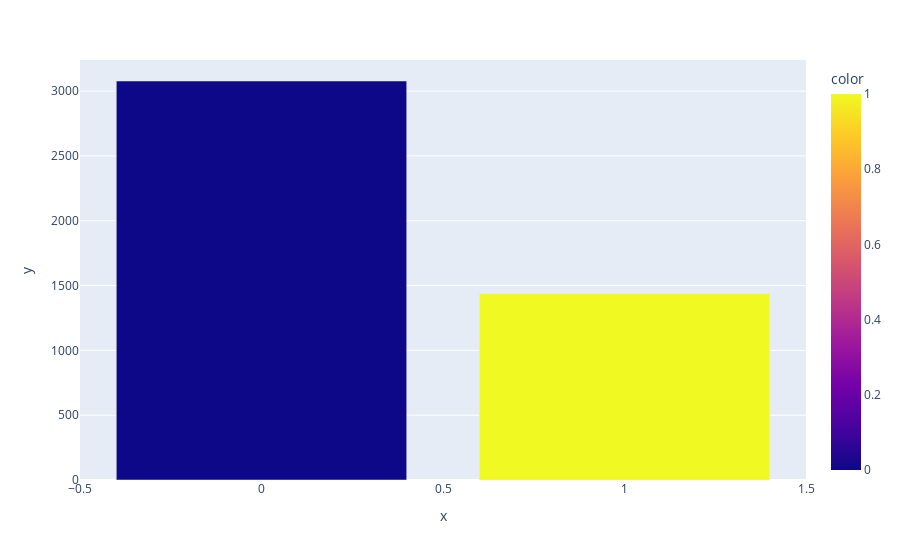

Write notebook code for a chart like this one.
### Markdown cell above
The time series data of the contact times have some seasonality. The 5 days the data was recorded are clearly seen. Peaks are probably the breaks between classes where students are free to talk to other students. I assume the peaks are weaker later during the recording because students might be less active during the later stages of the day due to exhaustion. There might as well be more classes during the morning.

### Code cell
count = facebook_pairs.is_friend.value_counts()
print(count)

fig = px.bar(x=facebook_pairs.is_friend.unique(), y=count, color=facebook_pairs.is_friend.unique(),labels={"sex": "Gender", "smoker": "Smokes"})
fig.show()

### Figure 1 — Plotly figure (JSON) as saved in the notebook; plotly's stock layout.template omitted (floating-point values rounded to 4 significant figures)
{"data": [{"alignmentgroup": "True", "hovertemplate": "x=%{x}<br>y=%{y}<br>color=%{marker.color}<extra></extra>", "legendgroup": "", "marker": {"color": [0, 1], "coloraxis": "coloraxis"}, "name": "", "offsetgroup": "", "orientation": "v", "showlegend": false, "textposition": "auto", "type": "bar", "x": [0, 1], "xaxis": "x", "y": [3078, 1437], "yaxis": "y"}], "layout": {"barmode": "relative", "coloraxis": {"colorbar": {"title": {"text": "color"}}, "colorscale": [[0, "#0d0887"], [0.1111, "#46039f"], [0.2222, "#7201a8"], [0.3333, "#9c179e"], [0.4444, "#bd3786"], [0.5556, "#d8576b"], [0.6667, "#ed7953"], [0.7778, "#fb9f3a"], [0.8889, "#fdca26"], [1, "#f0f921"]]}, "legend": {"tracegroupgap": 0}, "margin": {"t": 60}, "xaxis": {"anchor": "y", "domain": [0, 1], "title": {"text": "x"}}, "yaxis": {"anchor": "x", "domain": [0, 1], "title": {"text": "y"}}}}
